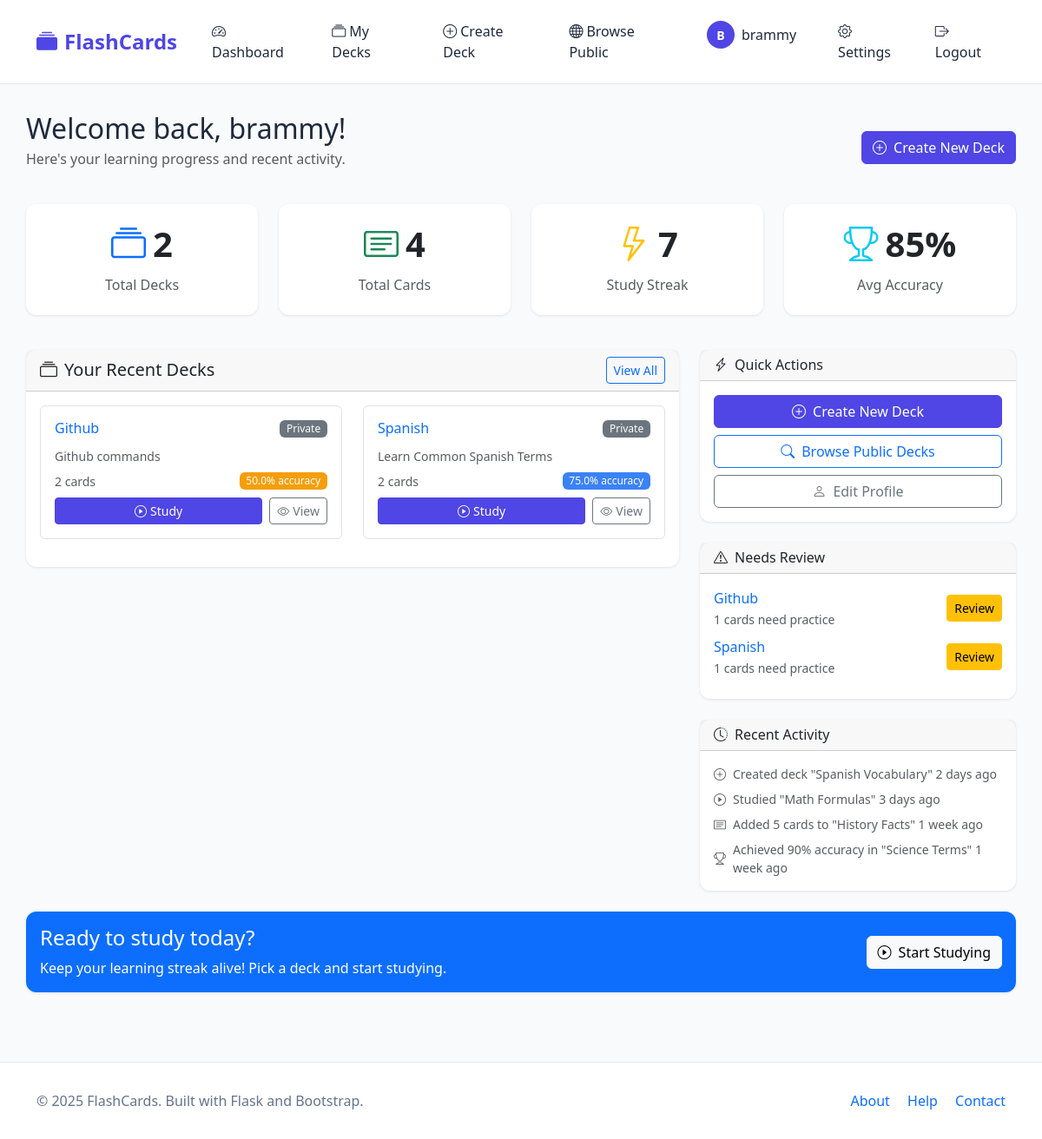
/dashboard (signed in), run on the app's committed database.
### app/models/user.py (models this page shows, shortened)
class User(UserMixin, BaseModel):
    __tablename__ = 'users'
    username = db.Column(db.String(80), unique=True, nullable=False)
    email = db.Column(db.String(120), unique=True, nullable=False)
    password_hash = db.Column(db.String(255), nullable=False)
    is_active = db.Column(db.Boolean, default=True, nullable=False)
    decks = db.relationship('Deck', backref='owner', lazy=True, cascade='all, delete-orphan')
    def get_deck_count(self):
        return len(self.decks)
    def get_total_cards(self):
        return sum(len(deck.flashcards) for deck in self.decks)

### app/models/deck.py (models this page shows, shortened)
class Deck(BaseModel):
    __tablename__ = 'decks'
    name = db.Column(db.String(100), nullable=False)
    description = db.Column(db.Text)
    is_public = db.Column(db.Boolean, default=False, nullable=False)
    user_id = db.Column(db.Integer, db.ForeignKey('users.id'), nullable=False)
    flashcards = db.relationship('Flashcard', backref='deck', lazy=True, cascade='all, delete-orphan')

### app/views/main.py (the view)
@main_bp.route('/dashboard')
@login_required
def dashboard():
    recent_decks_pagination = DeckService.get_user_decks(
        user_id=current_user.id,
        page=1,
        per_page=6
    )
    recent_decks = recent_decks_pagination.items
    user_stats = {
        'total_decks': current_user.get_deck_count(),
        'total_cards': current_user.get_total_cards(),
    }
    deck_stats = []
    for deck in recent_decks:
        stats = StudyService.get_study_statistics(deck.id)
        deck_stats.append({
            'deck': deck,
            'stats': stats
        })
    decks_needing_attention = []
    for deck in recent_decks:
        review_cards = StudyService.get_cards_needing_review(deck.id)
        if review_cards:
            decks_needing_attention.append({
                'deck': deck,
                'review_count': len(review_cards)
            })
    return render_template(
        'main/dashboard.html',
        title='Dashboard',
        user_stats=user_stats,
        deck_stats=deck_stats,
        decks_needing_attention=decks_needing_attention
    )

### app/templates/main/dashboard.html (shortened to what this page needs)
{% extends "base.html" %}
{% block content %}
<div class="row mb-4">
    <div class="col-12">
        <div class="d-flex justify-content-between align-items-center">
            <div>
                <h1 class="h2 mb-1">Welcome back, {{ current_user.username }}!</h1>
                <p class="text-muted">Here's your learning progress and recent activity.</p>
            </div>
            <div>
                <a href="{{ url_for('decks.create') }}" class="btn btn-primary">
                    <i class="bi bi-plus-circle me-2"></i>Create New Deck
                </a>
            </div>
        </div>
    </div>
</div>
<div class="row mb-4">
    <div class="col-md-3 mb-3">
        <div class="card text-center">
            <div class="card-body">
                <div class="d-flex align-items-center justify-content-center mb-2">
                    <i class="bi bi-collection fs-1 text-primary me-2"></i>
                    <span class="fs-1 fw-bold">{{ user_stats.total_decks }}</span>
                </div>
                <h6 class="card-title text-muted">Total Decks</h6>
            </div>
        </div>
    </div>
    <div class="col-md-3 mb-3">
        <div class="card text-center">
            <div class="card-body">
                <div class="d-flex align-items-center justify-content-center mb-2">
                    <i class="bi bi-card-text fs-1 text-success me-2"></i>
                    <span class="fs-1 fw-bold">{{ user_stats.total_cards }}</span>
                </div>
                <h6 class="card-title text-muted">Total Cards</h6>
            </div>
        </div>
    </div>
    <div class="col-md-3 mb-3">
        <div class="card text-center">
            <div class="card-body">
                <div class="d-flex align-items-center justify-content-center mb-2">
                    <i class="bi bi-lightning fs-1 text-warning me-2"></i>
                    <span class="fs-1 fw-bold">7</span>
                </div>
                <h6 class="card-title text-muted">Study Streak</h6>
            </div>
        </div>
    </div>
    <div class="col-md-3 mb-3">
        <div class="card text-center">
            <div class="card-body">
                <div class="d-flex align-items-center justify-content-center mb-2">
                    <i class="bi bi-trophy fs-1 text-info me-2"></i>
                    <span class="fs-1 fw-bold">85%</span>
                </div>
                <h6 class="card-title text-muted">Avg Accuracy</h6>
            </div>
        </div>
    </div>
</div>
<div class="row">
    <div class="col-lg-8 mb-4">
        <div class="card">
            <div class="card-header d-flex justify-content-between align-items-center">
                <h5 class="card-title mb-0">
                    <i class="bi bi-collection me-2"></i>Your Recent Decks
                </h5>
                <a href="{{ url_for('decks.index') }}" class="btn btn-outline-primary btn-sm">View All</a>
            </div>
            <div class="card-body">
                {% if deck_stats %}
                    <div class="row">
                        {% for deck_stat in deck_stats %}
                            <div class="col-md-6 mb-3">
                                <div class="border rounded p-3 h-100">
                                    <div class="d-flex justify-content-between align-items-start mb-2">
                                        <h6 class="mb-1">
                                            <a href="{{ url_for('decks.view', id=deck_stat.deck.id) }}" class="text-decoration-none">
                                                {{ deck_stat.deck.name }}
                                            </a>
                                        </h6>
                                        {% if deck_stat.deck.is_public %}
                                            <span class="badge bg-success">Public</span>
                                        {% else %}
                                            <span class="badge bg-secondary">Private</span>
                                        {% endif %}
                                    </div>
                                    <p class="text-muted small mb-2">
                                        {{ deck_stat.deck.description[:60] }}{% if deck_stat.deck.description|length > 60 %}...{% endif %}
                                    </p>
                                    <div class="d-flex justify-content-between align-items-center mb-2">
                                        <small class="text-muted">
                                            {{ deck_stat.stats.total_cards }} cards
                                        </small>
                                        {% if deck_stat.stats.avg_accuracy > 0 %}
                                            <span class="badge {{ accuracy_badge_class(deck_stat.stats.avg_accuracy) }}">
                                                {{ deck_stat.stats.avg_accuracy }}% accuracy
                                            </span>
                                        {% endif %}
                                    </div>
                                    <div class="d-flex gap-2">
                                        <a href="{{ url_for('study.start', deck_id=deck_stat.deck.id) }}" class="btn btn-primary btn-sm flex-fill">
                                            <i class="bi bi-play-circle me-1"></i>Study
                                        </a>
                                        <a href="{{ url_for('decks.view', id=deck_stat.deck.id) }}" class="btn btn-outline-secondary btn-sm">
                                            <i class="bi bi-eye me-1"></i>View
                                        </a>
                                    </div>
                                </div>
                            </div>
                        {% endfor %}
                    </div>
                {% endif %}
            </div>
        </div>
    </div>
    <div class="col-lg-4">
        <div class="card mb-4">
            <div class="card-header">
                <h6 class="card-title mb-0">
                    <i class="bi bi-lightning-charge me-2"></i>Quick Actions
                </h6>
            </div>
            <div class="card-body">
                <div class="d-grid gap-2">
                    <a href="{{ url_for('decks.create') }}" class="btn btn-primary">
                        <i class="bi bi-plus-circle me-2"></i>Create New Deck
                    </a>
                    <a href="{{ url_for('decks.public') }}" class="btn btn-outline-primary">
                        <i class="bi bi-search me-2"></i>Browse Public Decks
                    </a>
                    <a href="{{ url_for('auth.profile') }}" class="btn btn-outline-secondary">
                        <i class="bi bi-person me-2"></i>Edit Profile
                    </a>
                </div>
            </div>
        </div>
        {% if decks_needing_attention %}
        <div class="card mb-4">
            <div class="card-header">
                <h6 class="card-title mb-0">
                    <i class="bi bi-exclamation-triangle me-2"></i>Needs Review
                </h6>
            </div>
            <div class="card-body">
                {% for deck_attention in decks_needing_attention %}
                    <div class="d-flex justify-content-between align-items-center mb-2">
                        <div>
                            <a href="{{ url_for('study.review', deck_id=deck_attention.deck.id) }}" class="text-decoration-none">
                                {{ deck_attention.deck.name }}
                            </a>
                            <br>
                            <small class="text-muted">{{ deck_attention.review_count }} cards need practice</small>
                        </div>
                        <a href="{{ url_for('study.review', deck_id=deck_attention.deck.id) }}" class="btn btn-warning btn-sm">
                            Review
                        </a>
                    </div>
                {% endfor %}
            </div>
        </div>
        {% endif %}
        <div class="card">
            <div class="card-header">
                <h6 class="card-title mb-0">
                    <i class="bi bi-clock-history me-2"></i>Recent Activity
                </h6>
            </div>
            <div class="card-body">
                <div class="small text-muted">
                    <div class="d-flex align-items-center mb-2">
                        <i class="bi bi-plus-circle me-2"></i>
                        <span>Created deck "Spanish Vocabulary" 2 days ago</span>
                    </div>
                    <div class="d-flex align-items-center mb-2">
                        <i class="bi bi-play-circle me-2"></i>
                        <span>Studied "Math Formulas" 3 days ago</span>
                    </div>
                    <div class="d-flex align-items-center mb-2">
                        <i class="bi bi-card-text me-2"></i>
                        <span>Added 5 cards to "History Facts" 1 week ago</span>
                    </div>
                    <div class="d-flex align-items-center">
                        <i class="bi bi-trophy me-2"></i>
                        <span>Achieved 90% accuracy in "Science Terms" 1 week ago</span>
                    </div>
                </div>
            </div>
        </div>
    </div>
</div>
<div class="row mt-4">
    <div class="col-12">
        <div class="card bg-primary text-white">
            <div class="card-body">
                <div class="row align-items-center">
                    <div class="col-md-8">
                        <h4 class="card-title">Ready to study today?</h4>
                        <p class="card-text mb-0">Keep your learning streak alive! Pick a deck and start studying.</p>
                    </div>
                    <div class="col-md-4 text-md-end">
                        <a href="{{ url_for('decks.index') }}" class="btn btn-light">
                            <i class="bi bi-play-circle me-2"></i>Start Studying
                        </a>
                    </div>
                </div>
            </div>
        </div>
    </div>
</div>
{% endblock %}

### app/templates/base.html (shortened to what this page needs)
<!DOCTYPE html>
<html lang="en">
<head>
    <link href="https://cdn.jsdelivr.net/npm/bootstrap@5.3.0/dist/css/bootstrap.min.css" rel="stylesheet">
    <link rel="stylesheet" href="https://cdn.jsdelivr.net/npm/bootstrap-icons@1.10.0/font/bootstrap-icons.css">
    <link rel="stylesheet" href="{{ url_for('static', filename='css/base.css') }}">
</head>
<body>
    <nav class="navbar navbar-expand-lg navbar-light">
        <div class="container">
            <a class="navbar-brand" href="{{ url_for('main.index') }}">
                <i class="bi bi-collection-fill me-2"></i>FlashCards
            </a>
            <div class="collapse navbar-collapse" id="navbarNav">
                <ul class="navbar-nav me-auto">
                    {% if current_user.is_authenticated %}
                        <li class="nav-item">
                            <a class="nav-link" href="{{ url_for('main.dashboard') }}">
                                <i class="bi bi-speedometer2 me-1"></i>Dashboard
                            </a>
                        </li>
                        <li class="nav-item">
                            <a class="nav-link" href="{{ url_for('decks.index') }}">
                                <i class="bi bi-collection me-1"></i>My Decks
                            </a>
                        </li>
                        <li class="nav-item">
                            <a class="nav-link" href="{{ url_for('decks.create') }}">
                                <i class="bi bi-plus-circle me-1"></i>Create Deck
                            </a>
                        </li>
                        <li class="nav-item">
                            <a class="nav-link" href="{{ url_for('decks.public') }}">
                                <i class="bi bi-globe me-1"></i>Browse Public
                            </a>
                        </li>
                    {% endif %}
                </ul>
                <ul class="navbar-nav">
                    {% if current_user.is_authenticated %}
                        <li class="nav-item">
                            <a class="nav-link" href="{{ url_for('auth.profile') }}">
                                <div class="user-profile">
                                    <div class="user-avatar">{{ current_user.username[0].upper() }}</div>
                                    <span>{{ current_user.username }}</span>
                                </div>
                            </a>
                        </li>
                        <li class="nav-item">
                            <a class="nav-link" href="{{ url_for('auth.account') }}">
                                <i class="bi bi-gear me-1"></i>Settings
                            </a>
                        </li>
                        <li class="nav-item">
                            <a class="nav-link" href="{{ url_for('auth.logout') }}">
                                <i class="bi bi-box-arrow-right me-1"></i>Logout
                            </a>
                        </li>
                    {% endif %}
                </ul>
            </div>
        </div>
    </nav>
    <div class="container main-content">
        {% block content %}{% endblock %}
    </div>
    <footer class="footer">
        <div class="container">
            <div class="row">
                <div class="col-md-6">
                    <p class="mb-0">&copy; 2025 FlashCards. Built with Flask and Bootstrap.</p>
                </div>
                <div class="col-md-6 text-md-end">
                    <a href="{{ url_for('main.about') }}" class="text-decoration-none me-3">About</a>
                    <a href="{{ url_for('main.help') }}" class="text-decoration-none me-3">Help</a>
                    <a href="#" class="text-decoration-none">Contact</a>
                </div>
            </div>
        </div>
    </footer>
</body>
</html>

### data on the page
User: username "B", username "brammy"
Deck: deck.name "Github", deck "Github commands", deck.name "Github"
Deck: deck.name "Spanish", deck "Learn Common Spanish Terms", deck.name "Spanish"

### other printed values
{{ user_stats.total_decks }} "2"
{{ user_stats.total_cards }} "4"
{{ deck_stat.stats.total_cards }} "2" "2"
{{ deck_stat.stats.avg_accuracy }} "50.0" "75.0"
{{ deck_attention.review_count }} "1" "1"
